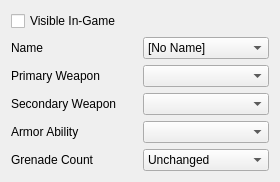
<?xml version="1.0" encoding="UTF-8"?>
<ui version="4.0">
 <class>LoadoutForm</class>
 <widget class="QWidget" name="LoadoutForm">
  <property name="geometry">
   <rect>
    <x>0</x>
    <y>0</y>
    <width>280</width>
    <height>165</height>
   </rect>
  </property>
  <property name="sizePolicy">
   <sizepolicy hsizetype="Expanding" vsizetype="Minimum">
    <horstretch>0</horstretch>
    <verstretch>0</verstretch>
   </sizepolicy>
  </property>
  <property name="windowTitle">
   <string>Form</string>
  </property>
  <layout class="QGridLayout" name="gridLayout">
   <item row="4" column="0">
    <widget class="QLabel" name="label_4">
     <property name="text">
      <string>Armor Ability</string>
     </property>
    </widget>
   </item>
   <item row="2" column="0">
    <widget class="QLabel" name="label_2">
     <property name="text">
      <string>Primary Weapon</string>
     </property>
    </widget>
   </item>
   <item row="4" column="1">
    <widget class="PlayerTraitArmorAbilityCombobox" name="loadoutAbility"/>
   </item>
   <item row="3" column="0">
    <widget class="QLabel" name="label_3">
     <property name="text">
      <string>Secondary Weapon</string>
     </property>
    </widget>
   </item>
   <item row="0" column="0" colspan="2">
    <widget class="QCheckBox" name="loadoutFlagVisible">
     <property name="text">
      <string>Visible In-Game</string>
     </property>
    </widget>
   </item>
   <item row="3" column="1">
    <widget class="PlayerTraitWeaponCombobox" name="loadoutWeaponSecondary"/>
   </item>
   <item row="1" column="0">
    <widget class="QLabel" name="label">
     <property name="text">
      <string>Name</string>
     </property>
    </widget>
   </item>
   <item row="1" column="1">
    <widget class="QComboBox" name="loadoutName">
     <item>
      <property name="text">
       <string>[No Name]</string>
      </property>
     </item>
     <item>
      <property name="text">
       <string>Noble 1</string>
      </property>
     </item>
     <item>
      <property name="text">
       <string>Noble 2</string>
      </property>
     </item>
     <item>
      <property name="text">
       <string>Noble 3</string>
      </property>
     </item>
     <item>
      <property name="text">
       <string>Noble 4</string>
      </property>
     </item>
     <item>
      <property name="text">
       <string>Noble 5</string>
      </property>
     </item>
     <item>
      <property name="text">
       <string>Noble 6</string>
      </property>
     </item>
     <item>
      <property name="text">
       <string>Carter</string>
      </property>
     </item>
     <item>
      <property name="text">
       <string>Kat</string>
      </property>
     </item>
     <item>
      <property name="text">
       <string>Jorge</string>
      </property>
     </item>
     <item>
      <property name="text">
       <string>Emile</string>
      </property>
     </item>
     <item>
      <property name="text">
       <string>Jun</string>
      </property>
     </item>
     <item>
      <property name="text">
       <string>Thom</string>
      </property>
     </item>
     <item>
      <property name="text">
       <string>Rosenda</string>
      </property>
     </item>
     <item>
      <property name="text">
       <string>Danny</string>
      </property>
     </item>
     <item>
      <property name="text">
       <string>John</string>
      </property>
     </item>
     <item>
      <property name="text">
       <string>Kelly</string>
      </property>
     </item>
     <item>
      <property name="text">
       <string>Linda</string>
      </property>
     </item>
     <item>
      <property name="text">
       <string>Sam</string>
      </property>
     </item>
     <item>
      <property name="text">
       <string>Kurt</string>
      </property>
     </item>
     <item>
      <property name="text">
       <string>Jerry</string>
      </property>
     </item>
     <item>
      <property name="text">
       <string>Jimmy</string>
      </property>
     </item>
     <item>
      <property name="text">
       <string>Bobby</string>
      </property>
     </item>
     <item>
      <property name="text">
       <string>Marlo</string>
      </property>
     </item>
     <item>
      <property name="text">
       <string>Omar</string>
      </property>
     </item>
     <item>
      <property name="text">
       <string>Juggernaut</string>
      </property>
     </item>
     <item>
      <property name="text">
       <string>Berserker</string>
      </property>
     </item>
     <item>
      <property name="text">
       <string>Maverick</string>
      </property>
     </item>
     <item>
      <property name="text">
       <string>Zombie</string>
      </property>
     </item>
     <item>
      <property name="text">
       <string>Demon</string>
      </property>
     </item>
     <item>
      <property name="text">
       <string>Angel</string>
      </property>
     </item>
     <item>
      <property name="text">
       <string>Redshirt</string>
      </property>
     </item>
     <item>
      <property name="text">
       <string>Ling Ling</string>
      </property>
     </item>
     <item>
      <property name="text">
       <string>Pookie</string>
      </property>
     </item>
     <item>
      <property name="text">
       <string>FNG</string>
      </property>
     </item>
     <item>
      <property name="text">
       <string>Noob</string>
      </property>
     </item>
     <item>
      <property name="text">
       <string>Camper</string>
      </property>
     </item>
     <item>
      <property name="text">
       <string>Specter</string>
      </property>
     </item>
     <item>
      <property name="text">
       <string>Bunker</string>
      </property>
     </item>
     <item>
      <property name="text">
       <string>Claymore</string>
      </property>
     </item>
     <item>
      <property name="text">
       <string>Firebase</string>
      </property>
     </item>
     <item>
      <property name="text">
       <string>Intel</string>
      </property>
     </item>
     <item>
      <property name="text">
       <string>Ninja</string>
      </property>
     </item>
     <item>
      <property name="text">
       <string>Power</string>
      </property>
     </item>
     <item>
      <property name="text">
       <string>Cobra</string>
      </property>
     </item>
     <item>
      <property name="text">
       <string>Eagle</string>
      </property>
     </item>
     <item>
      <property name="text">
       <string>Hog</string>
      </property>
     </item>
     <item>
      <property name="text">
       <string>Bear</string>
      </property>
     </item>
     <item>
      <property name="text">
       <string>Warrior</string>
      </property>
     </item>
     <item>
      <property name="text">
       <string>Deceiver</string>
      </property>
     </item>
     <item>
      <property name="text">
       <string>Ranger</string>
      </property>
     </item>
     <item>
      <property name="text">
       <string>Zealot</string>
      </property>
     </item>
     <item>
      <property name="text">
       <string>Royal Zealot</string>
      </property>
     </item>
     <item>
      <property name="text">
       <string>Assassin</string>
      </property>
     </item>
     <item>
      <property name="text">
       <string>Dark Assassin</string>
      </property>
     </item>
     <item>
      <property name="text">
       <string>Champion</string>
      </property>
     </item>
     <item>
      <property name="text">
       <string>Gladiator</string>
      </property>
     </item>
     <item>
      <property name="text">
       <string>Sentry</string>
      </property>
     </item>
     <item>
      <property name="text">
       <string>Warden</string>
      </property>
     </item>
     <item>
      <property name="text">
       <string>Saboteur</string>
      </property>
     </item>
     <item>
      <property name="text">
       <string>Spec Ops</string>
      </property>
     </item>
     <item>
      <property name="text">
       <string>Scout</string>
      </property>
     </item>
     <item>
      <property name="text">
       <string>Guard</string>
      </property>
     </item>
     <item>
      <property name="text">
       <string>Air Assault</string>
      </property>
     </item>
     <item>
      <property name="text">
       <string>Marksman</string>
      </property>
     </item>
     <item>
      <property name="text">
       <string>Recon</string>
      </property>
     </item>
     <item>
      <property name="text">
       <string>Expert</string>
      </property>
     </item>
     <item>
      <property name="text">
       <string>Operator</string>
      </property>
     </item>
     <item>
      <property name="text">
       <string>Grenadier</string>
      </property>
     </item>
     <item>
      <property name="text">
       <string>Medic</string>
      </property>
     </item>
     <item>
      <property name="text">
       <string>Corpsman</string>
      </property>
     </item>
     <item>
      <property name="text">
       <string>Stalker</string>
      </property>
     </item>
     <item>
      <property name="text">
       <string>Demolitions</string>
      </property>
     </item>
     <item>
      <property name="text">
       <string>Infiltrator</string>
      </property>
     </item>
     <item>
      <property name="text">
       <string>Security</string>
      </property>
     </item>
     <item>
      <property name="text">
       <string>Sprint</string>
      </property>
     </item>
     <item>
      <property name="text">
       <string>Evade</string>
      </property>
     </item>
     <item>
      <property name="text">
       <string>Armor Lock</string>
      </property>
     </item>
     <item>
      <property name="text">
       <string>Active Camo</string>
      </property>
     </item>
     <item>
      <property name="text">
       <string>Hologram</string>
      </property>
     </item>
     <item>
      <property name="text">
       <string>Drop Shield</string>
      </property>
     </item>
     <item>
      <property name="text">
       <string>Jet Pack</string>
      </property>
     </item>
    </widget>
   </item>
   <item row="2" column="1">
    <widget class="PlayerTraitWeaponCombobox" name="loadoutWeaponPrimary"/>
   </item>
   <item row="5" column="0">
    <widget class="QLabel" name="label_5">
     <property name="text">
      <string>Grenade Count</string>
     </property>
    </widget>
   </item>
   <item row="5" column="1">
    <widget class="QComboBox" name="loadoutGrenadeCount">
     <item>
      <property name="text">
       <string>Unchanged</string>
      </property>
     </item>
     <item>
      <property name="text">
       <string>Map Default</string>
      </property>
     </item>
     <item>
      <property name="text">
       <string>None</string>
      </property>
     </item>
     <item>
      <property name="text">
       <string>Frag 1x</string>
      </property>
     </item>
     <item>
      <property name="text">
       <string>Frag 2x</string>
      </property>
     </item>
     <item>
      <property name="text">
       <string>Frag 3x</string>
      </property>
     </item>
     <item>
      <property name="text">
       <string>Frag 4x</string>
      </property>
     </item>
     <item>
      <property name="text">
       <string>Plasma 1x</string>
      </property>
     </item>
     <item>
      <property name="text">
       <string>Plasma 2x</string>
      </property>
     </item>
     <item>
      <property name="text">
       <string>Plasma 3x</string>
      </property>
     </item>
     <item>
      <property name="text">
       <string>Plasma 4x</string>
      </property>
     </item>
     <item>
      <property name="text">
       <string>Both 1x</string>
      </property>
     </item>
     <item>
      <property name="text">
       <string>Both 2x</string>
      </property>
     </item>
     <item>
      <property name="text">
       <string>Both 3x</string>
      </property>
     </item>
     <item>
      <property name="text">
       <string>Both 4x</string>
      </property>
     </item>
    </widget>
   </item>
  </layout>
 </widget>
 <customwidgets>
  <customwidget>
   <class>PlayerTraitWeaponCombobox</class>
   <extends>QComboBox</extends>
   <header>ui/generic/PlayerTraitWidgets.h</header>
  </customwidget>
  <customwidget>
   <class>PlayerTraitArmorAbilityCombobox</class>
   <extends>QComboBox</extends>
   <header>ui/generic/PlayerTraitWidgets.h</header>
  </customwidget>
 </customwidgets>
 <resources/>
 <connections/>
</ui>
